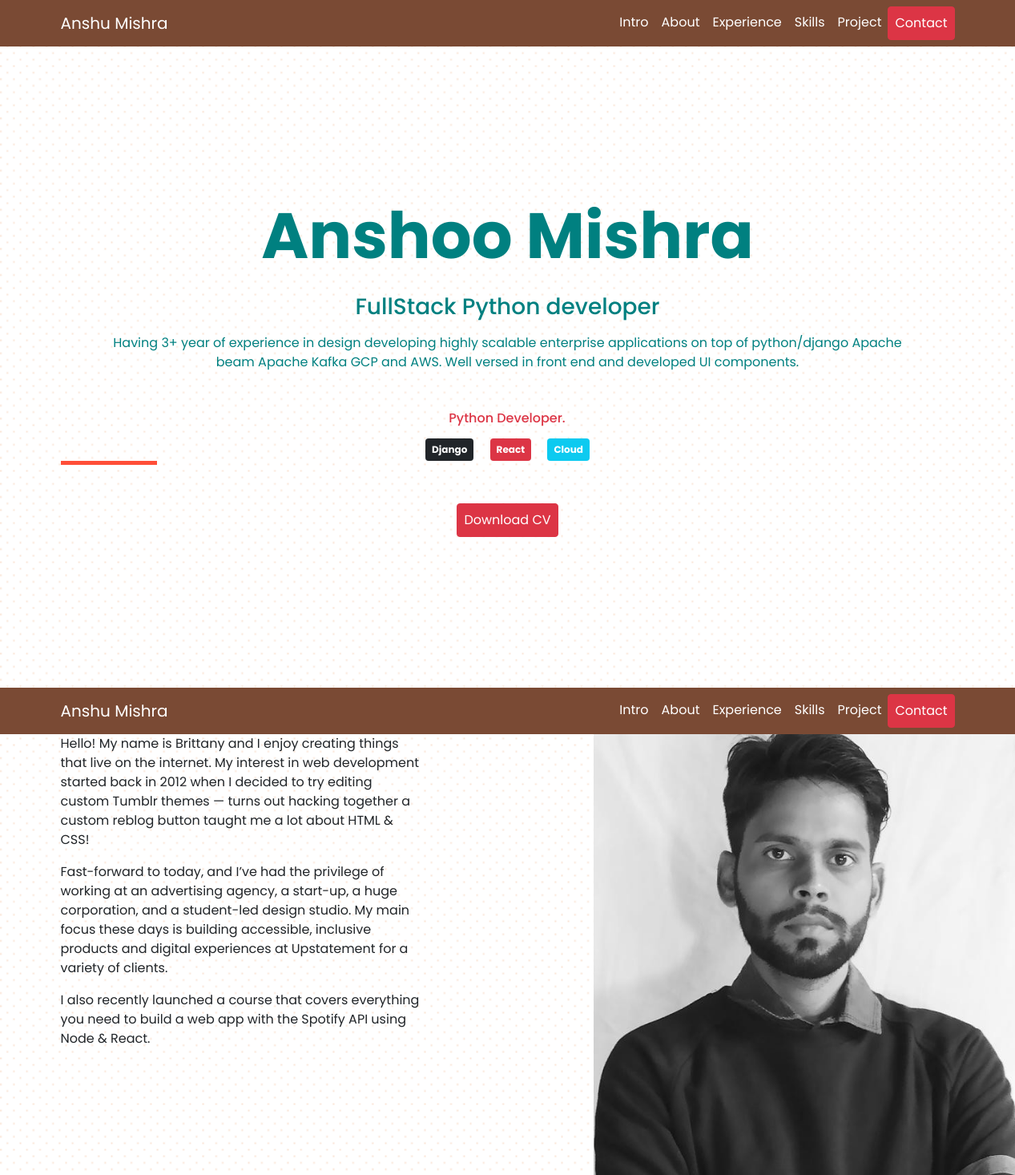
The page / on the database its author committed.
### intro/models.py (models this page shows, shortened)
class Introduction(models.Model):
    name = models.CharField(max_length=100)
    title = models.CharField(max_length=100)
    short_intro = models.TextField()
    image = models.ImageField(upload_to=upload_to)

### intro/views.py (the view)
# urls.py: path('',HomePage.as_view(),name = 'intro')
class HomePage(TemplateView):
    template_name = 'intro/intro.html'
    def get_context_data(self, **kwargs):
        context = super().get_context_data(**kwargs)
        context['intro_data'] = Introduction.objects.all().first()
        return context

### intro/templates/intro/intro.html (shortened to what this page needs)
{% extends 'base.html' %}
{% load static %}
{% block intro %}
<div class="introduction container">
    <div class="content">
        <h1 class="mb-4 name">
            {{intro_data.name}}
        </h1>
        <h3 class="mb-3">
            {{intro_data.title}}
        </h3>
        <p class="mb-5 px-5 short_intro">
            {{intro_data.short_intro}}
        </p>
        <div class="type_effect mb-3">
            <h6>
                <a href="" class="typewrite text-danger" data-period="2000"
                   data-type='[ "Python Developer.", "I am Creative.", "I Love Design.", "I Love to Develop." ]'>
                </a>
            </h6>
        </div>
        <div class="skills">
            <span class="badge badge-primary p-2 bg-dark mx-2">Django</span>
            <span class="badge badge-secondary p-2 bg-danger mx-2">React</span>
            <span class="badge badge-success p-2 bg-info mx-2" >Cloud</span>
        </div>
        <div class="intro-hr mb-5"></div>
        <div class="text-center">
            <button class="btn btn-danger p-2">Download CV</button>
        </div>
    </div>
</div>
{% include "about/about.html" %}
{% endblock %}

### static/css/style.css (style rules this page uses)
body { font-family: 'Poppins', sans-serif !important; }
.introduction { text-align:center; display:flex; align-items:center; height:100vh; justify-content:center; font-family: 'Poppins', sans-serif; color:teal; }
.name { font-size:5rem; font-weight:bold; margin-bottom:20rem; }
.intro-hr { width:120px; background:#ff4e38; height:5px; text-align:center; }
.short_intro { font-weight:light; }
.type_effect a { color:teal; text-decoration:none; font-size:1rem; font-family:Poppins; }

### rows shown on the page
Introduction: name "Anshoo Mishra", title "FullStack Python developer", short_intro "Having 3+ year of experience in design developing highly scalable enterprise applications on top of python/django Apache beam Apache Kafka GCP and AWS. Well versed in front end and developed UI components."
